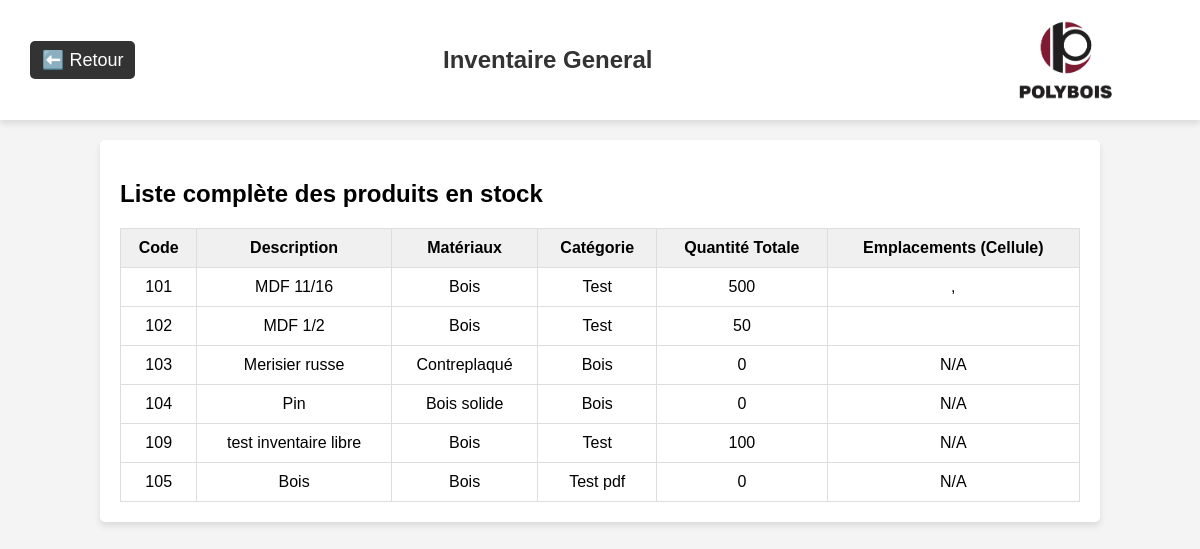
/inventaire/general, run on an earlier commit of the app's database.
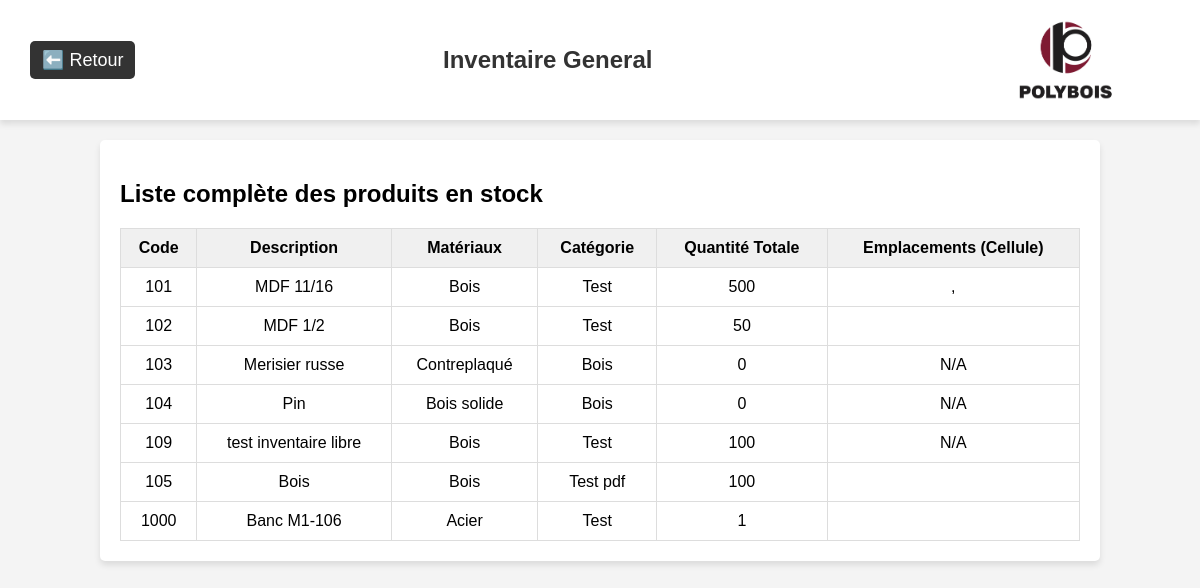
And on a later commit of the database.
### app/models/produit.py (models this page shows, shortened)
class Produit(db.Model):
    __tablename__ = 'produit'
    id = db.Column(db.Integer, primary_key=True)
    code = db.Column(db.String(50), unique=True, nullable=False)
    description = db.Column(db.String(255))
    materiaux = db.Column(db.String(100))
    categorie = db.Column(db.String(100))
    quantite = db.Column(db.Integer, default=0)
    historique = db.Column(db.Text, default='[]')  # Historique des modifications, stocké en JSON
    projets_associes = db.relationship("ProduitProjet", back_populates="produit", cascade="all, delete-orphan")
    lignes_achat = db.relationship("LigneAchat", back_populates="produit", cascade="all, delete-orphan")
    lignes_commande = db.relationship("LigneCommandeProduction", back_populates="produit", cascade="all, delete-orphan")
    stocks = db.relationship("Stock", back_populates="produit", cascade="all, delete-orphan")

### app/models/associations.py (models this page shows, shortened)
class Stock(db.Model):
    __tablename__ = 'stock'
    id = db.Column(db.Integer, primary_key=True)
    quantite = db.Column(db.Integer, default=0)
    produit_id = db.Column(db.Integer, db.ForeignKey('produit.id'), nullable=False)
    emplacement_id = db.Column(db.Integer, db.ForeignKey('emplacement.id'), nullable=False)
    achat_id = db.Column(db.Integer, db.ForeignKey('achat.id'), nullable=True)  # ⚠️ ici au bon endroit
    produit = db.relationship("Produit", back_populates="stocks")
    emplacement = db.relationship("Emplacement", back_populates="stocks")
    achat = db.relationship("Achat")

### app/routes/inventaire_routes.py (the view)
@inventaire_bp.route("/general")
def inventaire_general():
    produits = Produit.query.all()
    return render_template("inventaire_general.html", produits=produits)

### app/templates/inventaire_general.html (shortened to what this page needs)
<!DOCTYPE html>
<html lang="fr">
<head>
</head>
<body>
  <header>
    <a class="return-link" href="/inventaire">⬅️ Retour</a>
    <h1 class="module-title">Inventaire General</h1>
    <img class="logo-polybois" src="{{ url_for('static', filename='images/logo.png') }}" alt="Logo Polybois">
  </header>
  <div class="container">
    <h2>Liste complète des produits en stock</h2>
    <table>
      <thead>
        <tr>
          <th>Code</th>
          <th>Description</th>
          <th>Matériaux</th>
          <th>Catégorie</th>
          <th>Quantité Totale</th>
          <th>Emplacements (Cellule)</th>
        </tr>
      </thead>
      <tbody>
        {% for produit in produits %}
          <tr>
            <td>{{ produit.code }}</td>
            <td>{{ produit.description }}</td>
            <td>{{ produit.materiaux }}</td>
            <td>{{ produit.categorie }}</td>
            <td>{{ produit.quantite }}</td>
            <td>
              {% if produit.stocks %}
                {% for stock in produit.stocks %}
                  {{ stock.cellule }}{% if not loop.last %}, {% endif %}
                {% endfor %}
              {% else %}
                N/A
              {% endif %}
            </td>
          </tr>
        {% endfor %}
      </tbody>
    </table>
  </div>
</body>
</html>

### app/templates/inventaire_general.html (style rules this page uses)
body { font-family: Arial, sans-serif; background-color: #f4f4f4; margin: 0; padding: 0; }
header { background-color: white; padding: 10px 30px; display: flex; justify-content: space-between; align-items: center; height: 100px; box-shadow: 0px 4px 6px rgba(0, 0, 0, 0.1); }
.return-link { text-decoration: none; font-size: 18px; color: white; background-color: #333; padding: 8px 12px; border-radius: 5px; }
.module-title { font-size: 24px; color: #333; flex-grow: 1; text-align: center; }
.logo-polybois { height: 120px; }
.container { margin: 20px auto; width: 80%; background: white; padding: 20px; border-radius: 5px; box-shadow: 0 4px 6px rgba(0, 0, 0, 0.1); }
table { width: 100%; border-collapse: collapse; margin-top: 20px; }
th, td { padding: 10px; border: 1px solid #ddd; text-align: center; }
th { background-color: #f0f0f0; }

What changed in the data, as far as the page shows it:
changed Produit "Test pdf": quantite "0" → "100"; no longer shows "N/A"
added Produit: code "1000", description "Banc M1-106", materiaux "Acier", categorie "Test", quantite "1"
